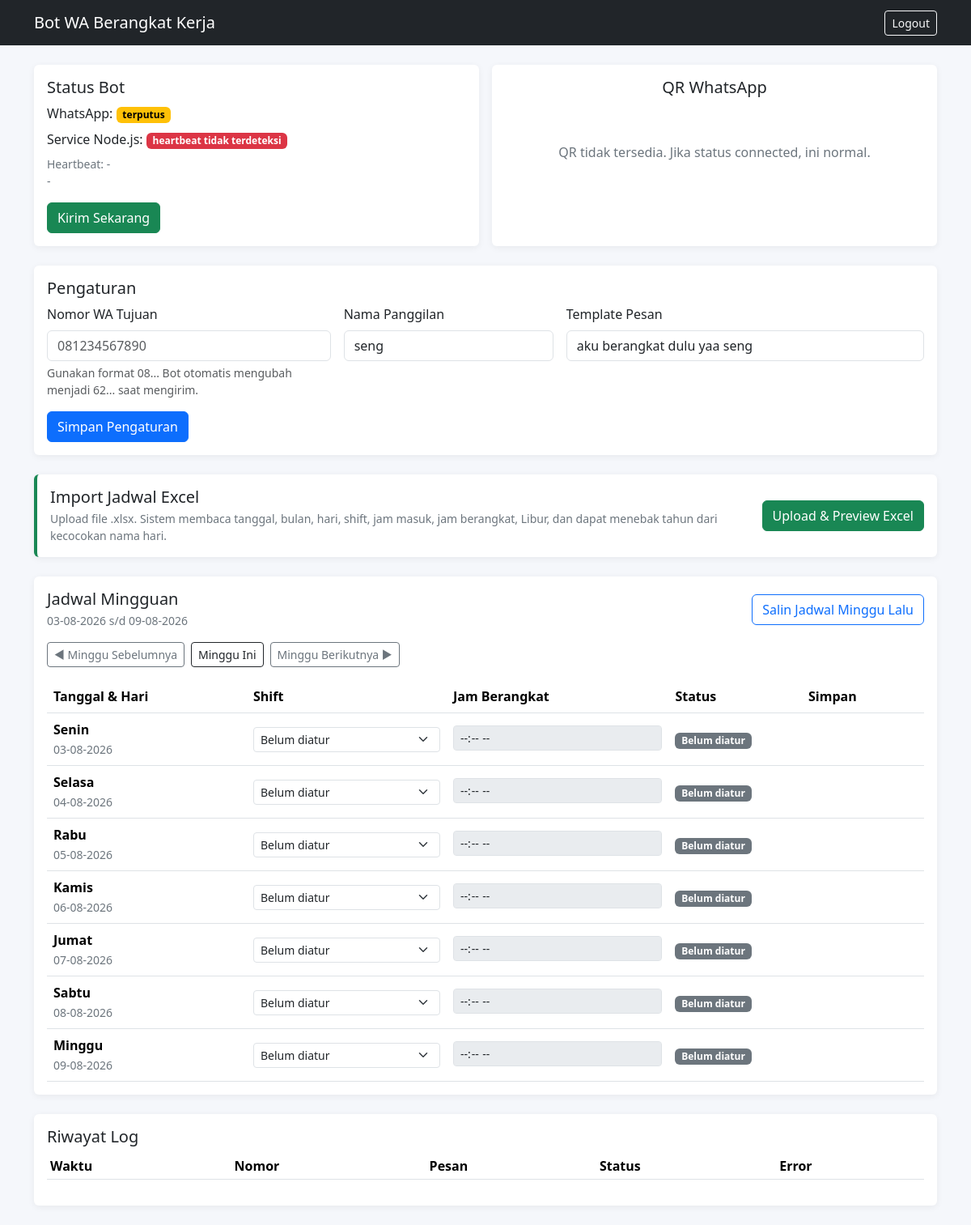
/?week=2026-08-03 (signed in), run on the app's committed database.
### tables this page shows
CREATE TABLE pengaturan (
    id TINYINT UNSIGNED NOT NULL PRIMARY KEY DEFAULT 1,
    nomor_wa_tujuan VARCHAR(25) NOT NULL DEFAULT '',
    nama_panggilan VARCHAR(100) NOT NULL DEFAULT 'seng',
    template_pesan VARCHAR(500) NOT NULL DEFAULT 'aku berangkat dulu yaa seng',
    status_koneksi_bot ENUM('terputus','butuh_scan','menghubungkan','connected') NOT NULL DEFAULT 'terputus',
    updated_at DATETIME NOT NULL DEFAULT CURRENT_TIMESTAMP ON UPDATE CURRENT_TIMESTAMP
);

CREATE TABLE bot_runtime (
    id TINYINT UNSIGNED NOT NULL PRIMARY KEY DEFAULT 1,
    qr_base64 MEDIUMTEXT NULL,
    qr_updated_at DATETIME NULL,
    heartbeat_at DATETIME NULL,
    info VARCHAR(255) NULL,
    updated_at DATETIME NOT NULL DEFAULT CURRENT_TIMESTAMP ON UPDATE CURRENT_TIMESTAMP
);

### public/functions.php (called while the page is built, shortened)
<?php
function e(?string $value): string { return htmlspecialchars((string)$value, ENT_QUOTES, 'UTF-8'); }

### public/index.php (the view, shortened to what this page needs)
<?php
require_once __DIR__ . '/functions.php';
function status_badge(string $status): array {
    return match ($status) {
        'terjadwal' => ['primary', 'Terjadwal'],
        'terkirim' => ['success', 'Terkirim'],
        'libur' => ['warning', 'Libur'],
        'gagal' => ['danger', 'Gagal'],
        default => ['secondary', 'Belum diatur'],
    };
}
$setting = $pdo->query('SELECT * FROM pengaturan WHERE id=1')->fetch();
$runtime = $pdo->query('SELECT * FROM bot_runtime WHERE id=1')->fetch();
$requestedWeek = $_GET['week'] ?? date('Y-m-d');
$weekDate = DateTime::createFromFormat('Y-m-d', $requestedWeek) ?: new DateTime('today');
$weekDate->modify('monday this week');
$weekEndDate = (clone $weekDate)->modify('+6 days');
$prevWeek = (clone $weekDate)->modify('-7 days')->format('Y-m-d');
$nextWeek = (clone $weekDate)->modify('+7 days')->format('Y-m-d');
$thisWeek = (new DateTime('monday this week'))->format('Y-m-d');
$scheduleMap = [];
$days = [];
$dayNames = [1 => 'Senin', 2 => 'Selasa', 3 => 'Rabu', 4 => 'Kamis', 5 => 'Jumat', 6 => 'Sabtu', 7 => 'Minggu'];
for ($i = 0; $i < 7; $i++) {
    $date = (clone $weekDate)->modify("+$i days");
    $dateKey = $date->format('Y-m-d');
    $row = $scheduleMap[$dateKey] ?? null;
    $days[] = [
        'tanggal' => $dateKey,
        'hari' => $dayNames[(int)$date->format('N')],
        'display' => $date->format('d-m-Y'),
        'shift_id' => $row['shift_id'] ?? '',
        'jam' => !empty($row['jam_berangkat_terpilih']) ? substr($row['jam_berangkat_terpilih'], 0, 5) : '',
        'status' => $row['status'] ?? 'belum_diatur',
        'locked' => $row && $row['status'] === 'terkirim' && $dateKey < date('Y-m-d'),
    ];
}
$heartbeatAge = !empty($runtime['heartbeat_at']) ? time() - strtotime($runtime['heartbeat_at']) : 999999;
$serviceAlive = $heartbeatAge <= 120;
?>
<!doctype html>
<html lang="id">
<head>
    <link href="https://cdn.jsdelivr.net/npm/bootstrap@5.3.8/dist/css/bootstrap.min.css" rel="stylesheet">
</head>
<body>
<nav class="navbar navbar-dark bg-dark"><div class="container"><span class="navbar-brand">Bot WA Berangkat Kerja</span><a class="btn btn-outline-light btn-sm" href="logout.php">Logout</a></div></nav>
<main class="container py-4">
    <div class="row g-3 mb-4" id="status">
        <div class="col-lg-6"><div class="card h-100"><div class="card-body"><h2 class="h5">Status Bot</h2><p class="mb-2">WhatsApp: <span class="badge text-bg-<?= $setting['status_koneksi_bot']==='connected'?'success':'warning' ?>"><?=e($setting['status_koneksi_bot'])?></span></p><p class="mb-2">Service Node.js: <span class="badge text-bg-<?= $serviceAlive?'success':'danger' ?>"><?= $serviceAlive?'aktif':'heartbeat tidak terdeteksi' ?></span></p><p class="text-secondary small">Heartbeat: <?=e($runtime['heartbeat_at'] ?: '-')?><br><?=e($runtime['info'] ?: '-')?></p><form method="post"><input type="hidden" name="csrf" value="<?=e(csrf_token())?>"><input type="hidden" name="action" value="send_now"><button class="btn btn-success" onclick="return confirm('Kirim pesan sekarang?')">Kirim Sekarang</button></form></div></div></div>
        <div class="col-lg-6"><div class="card h-100"><div class="card-body text-center"><h2 class="h5">QR WhatsApp</h2><?php if(!empty($runtime['qr_base64'])): ?><img class="qr" src="<?=e($runtime['qr_base64'])?>" alt="QR WhatsApp"><p class="small text-secondary mt-2">Scan melalui WhatsApp &gt; Perangkat tertaut.</p><?php else: ?><div class="py-5 text-secondary">QR tidak tersedia. Jika status connected, ini normal.</div><?php endif; ?></div></div></div>
    </div>
    <div class="card mb-4" id="pengaturan"><div class="card-body"><h2 class="h5">Pengaturan</h2><form method="post" class="row g-3"><input type="hidden" name="csrf" value="<?=e(csrf_token())?>"><input type="hidden" name="action" value="save_setting"><div class="col-md-4"><label class="form-label">Nomor WA Tujuan</label><input class="form-control" name="nomor_wa_tujuan" value="<?=e($setting['nomor_wa_tujuan'])?>" placeholder="081234567890" inputmode="numeric" required><div class="form-text">Gunakan format 08... Bot otomatis mengubah menjadi 62... saat mengirim.</div></div><div class="col-md-3"><label class="form-label">Nama Panggilan</label><input class="form-control" name="nama_panggilan" value="<?=e($setting['nama_panggilan'])?>"></div><div class="col-md-5"><label class="form-label">Template Pesan</label><input class="form-control" name="template_pesan" value="<?=e($setting['template_pesan'])?>" required></div><div class="col-12"><button class="btn btn-primary">Simpan Pengaturan</button></div></form></div></div>
    <div class="card mb-4 border-start border-4 border-success"><div class="card-body d-flex flex-column flex-md-row justify-content-between align-items-md-center gap-3"><div><h2 class="h5 mb-1">Import Jadwal Excel</h2><div class="text-secondary small">Upload file .xlsx. Sistem membaca tanggal, bulan, hari, shift, jam masuk, jam berangkat, Libur, dan dapat menebak tahun dari kecocokan nama hari.</div></div><a href="import_jadwal.php" class="btn btn-success text-nowrap">Upload & Preview Excel</a></div></div>
    <div class="card mb-4" id="jadwal"><div class="card-body">
        <div class="d-flex flex-column flex-lg-row justify-content-between align-items-lg-center gap-3 mb-3"><div><h2 class="h5 mb-1">Jadwal Mingguan</h2><div class="text-secondary small"><?=e($weekDate->format('d-m-Y'))?> s/d <?=e($weekEndDate->format('d-m-Y'))?></div></div><button type="button" class="btn btn-outline-primary" id="copyPrevious">Salin Jadwal Minggu Lalu</button></div>
        <div class="d-flex flex-wrap gap-2 mb-3"><a class="btn btn-outline-secondary btn-sm" href="?week=<?=e($prevWeek)?>#jadwal">◀ Minggu Sebelumnya</a><a class="btn btn-outline-dark btn-sm" href="?week=<?=e($thisWeek)?>#jadwal">Minggu Ini</a><a class="btn btn-outline-secondary btn-sm" href="?week=<?=e($nextWeek)?>#jadwal">Minggu Berikutnya ▶</a></div>
        <div class="table-responsive"><table class="table schedule-table align-middle mb-0"><thead><tr><th style="min-width:180px">Tanggal &amp; Hari</th><th style="min-width:180px">Shift</th><th style="min-width:200px">Jam Berangkat</th><th style="min-width:120px">Status</th><th style="min-width:110px">Simpan</th></tr></thead><tbody>
        <?php foreach($days as $d): $badge = status_badge($d['status']); ?>
            <tr class="schedule-row <?= $d['locked']?'is-locked':'' ?> <?= $d['tanggal']===date('Y-m-d')?'today-row':'' ?>" data-date="<?=e($d['tanggal'])?>" data-status="<?=e($d['status'])?>">
                <td><strong><?=e($d['hari'])?></strong><br><span class="text-secondary small"><?=e($d['display'])?></span><?php if($d['locked']): ?><br><span class="text-danger small">Riwayat terkunci</span><?php endif; ?></td>
                <td><select class="form-select form-select-sm shift-select" <?= $d['locked']?'disabled':'' ?>><option value="">Belum diatur</option></select></td>
                <td><input type="time" class="form-control form-control-sm jam-input" value="<?=e($d['jam'])?>" step="60" <?= ($d['locked'] || $d['status']==='libur' || !$d['shift_id'])?'disabled':'' ?>><div class="quick-times mt-1 d-flex flex-wrap gap-1"></div></td>
                <td><span class="badge status-badge text-bg-<?=e($badge[0])?>"><?=e($badge[1])?></span></td>
                <td><span class="save-feedback small text-secondary"><?= $d['locked']?'Terkunci':'' ?></span></td>
            </tr>
        <?php endforeach; ?>
        </tbody></table></div>
    </div></div>
    <div class="card"><div class="card-body"><h2 class="h5">Riwayat Log</h2><div class="table-responsive"><table class="table table-sm"><thead><tr><th>Waktu</th><th>Nomor</th><th>Pesan</th><th>Status</th><th>Error</th></tr></thead></table></div></div></div>
</main>
</body></html>

### public/index.php (style rules this page uses)
body { background:#f5f7fb }
.card { border:0;box-shadow:0 .125rem .5rem rgba(0,0,0,.06) }
.schedule-table td { vertical-align:middle }

### data on the page
pengaturan: status_koneksi_bot "terputus", nama_panggilan "seng", template_pesan "aku berangkat dulu yaa seng"
bot_runtime: heartbeat_at "-", info "-"

### other printed values
$weekDate->format('d-m-Y') "03-08-2026"
$weekEndDate->format('d-m-Y') "09-08-2026"
$d['hari'] "Senin"
$d['display'] "03-08-2026"
$badge[1] "Belum diatur"
$d['hari'] "Selasa"
$d['display'] "04-08-2026"
$d['hari'] "Rabu"
$d['display'] "05-08-2026"
$d['hari'] "Kamis"
$d['display'] "06-08-2026"
$d['hari'] "Jumat"
$d['display'] "07-08-2026"
$d['hari'] "Sabtu"
$d['display'] "08-08-2026"
